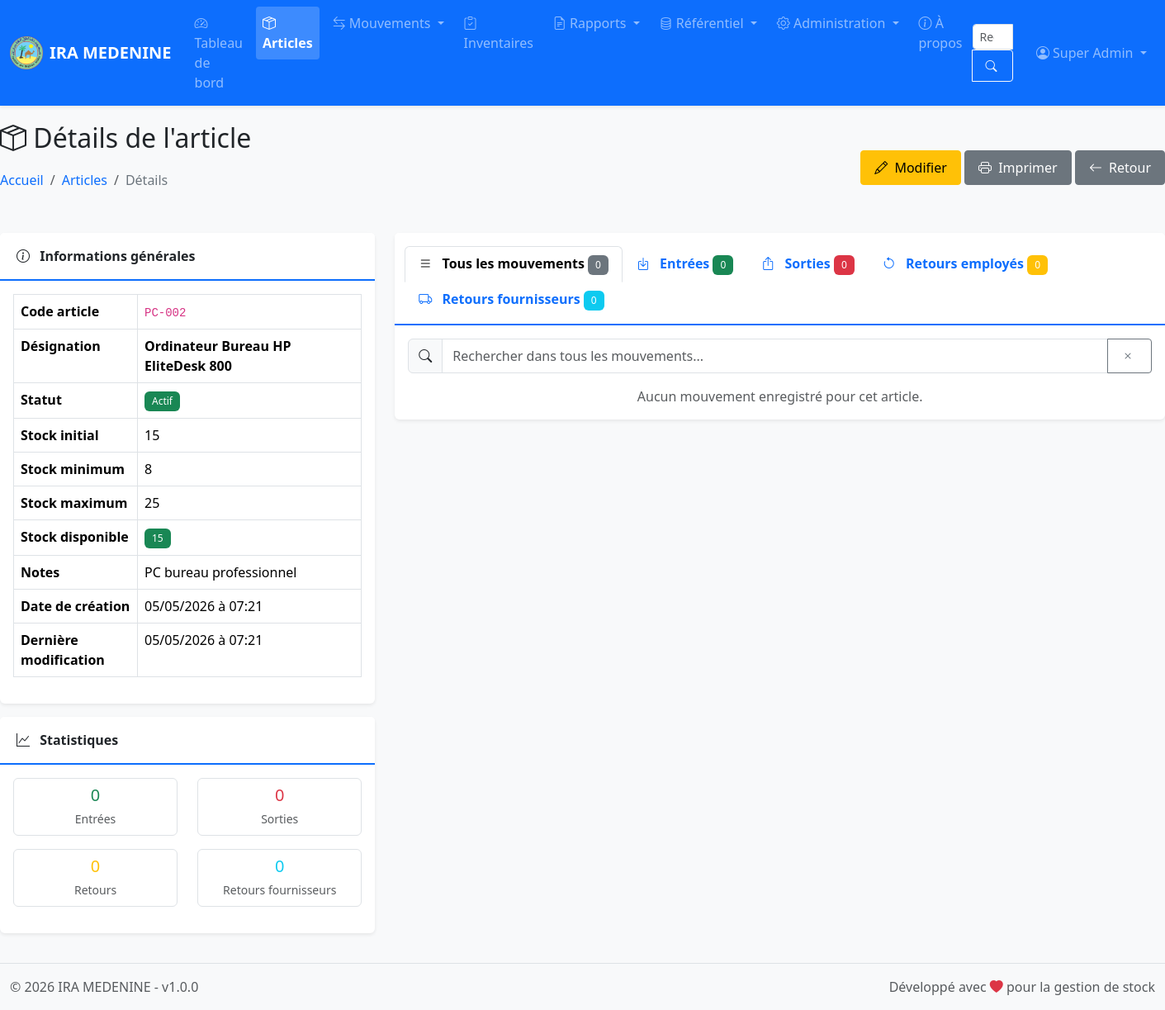
Screenshot of /pages/articles/view.php?id=17 (signed in) with the database file from the repository.
### tables this page shows
CREATE TABLE IF NOT EXISTS `parametres` (
  `id` int NOT NULL AUTO_INCREMENT,
  `nom_etablissement` varchar(255) NOT NULL,
  `logo` varchar(255) DEFAULT NULL,
  `adresse` text,
  `tel_fixe` varchar(20) DEFAULT NULL,
  `tel_mobile` varchar(20) DEFAULT NULL,
  `fax` varchar(20) DEFAULT NULL,
  `email` varchar(100) DEFAULT NULL,
  `site_web` varchar(50) NOT NULL,
  `created_at` timestamp NOT NULL DEFAULT CURRENT_TIMESTAMP,
  `updated_at` timestamp NOT NULL DEFAULT CURRENT_TIMESTAMP ON UPDATE CURRENT_TIMESTAMP,
  PRIMARY KEY (`id`)
);

CREATE TABLE IF NOT EXISTS `articles` (
  `id` int NOT NULL AUTO_INCREMENT,
  `code_article` varchar(100) NOT NULL,
  `designation` varchar(255) NOT NULL,
  `actif` tinyint(1) NOT NULL DEFAULT '1',
  `qte_entree` int DEFAULT '0',
  `qte_sortie` int DEFAULT '0',
  `qte_retour` int DEFAULT '0',
  `qte_retour_frs` int DEFAULT '0',
  `qte_disponible` int DEFAULT '0',
  `stock_initial` int DEFAULT '0',
  `stock_min` int DEFAULT '0',
  `stock_max` int DEFAULT '0',
  `notes` text,
  `created_at` timestamp NOT NULL DEFAULT CURRENT_TIMESTAMP,
  `updated_at` timestamp NOT NULL DEFAULT CURRENT_TIMESTAMP ON UPDATE CURRENT_TIMESTAMP,
  PRIMARY KEY (`id`),
  UNIQUE KEY `code_article` (`code_article`),
  KEY `idx_designation` (`designation`),
  KEY `idx_actif` (`actif`),
  KEY `idx_qte_disponible` (`qte_disponible`),
  KEY `idx_code_designation` (`code_article`,`designation`)
);

### pages/articles/view.php (the view, shortened to what the rows shown need)
<?php
require_once __DIR__ . '/../../includes/header.php';
$db = Database::getInstance();
$id = $_GET['id'] ?? 0;
$db->prepare("SELECT * FROM articles WHERE id = :id");
$db->bind(':id', $id);
$article = $db->fetch();
?>
<?php require_once __DIR__ . '/../../includes/navbar.php'; ?>
<div class="container-fluid main-container">
    <div class="row mb-4">
        <div class="col-12">
            <div class="d-flex justify-content-between align-items-center">
                <div>
                    <h2><i class="bi bi-box-seam"></i> Détails de l'article</h2>
                </div>
            </div>
        </div>
    </div>
    <div class="row">
        <div class="col-md-4">
            <div class="card mb-3">
                <div class="card-body">
                    <table class="table table-bordered">
                        <tr>
                            <th width="150">Code article</th>
                            <td><code><?php echo htmlspecialchars($article['code_article']); ?></code></td>
                        </tr>
                        <tr>
                            <th>Désignation</th>
                            <td><strong><?php echo htmlspecialchars($article['designation']); ?></strong></td>
                        </tr>
                        <tr>
                            <th>Statut</th>
                        </tr>
                        <tr>
                            <th>Stock initial</th>
                            <td><?php echo $article['stock_initial']; ?></td>
                        </tr>
                        <tr>
                            <th>Stock minimum</th>
                            <td><?php echo $article['stock_min']; ?></td>
                        </tr>
                        <tr>
                            <th>Stock maximum</th>
                            <td><?php echo $article['stock_max']; ?></td>
                        </tr>
                        <tr>
                            <th>Stock disponible</th>
                            <td>
                                <span class="badge bg-<?php echo $article['qte_disponible'] > $article['stock_min'] ? 'success' : ($article['qte_disponible'] == 0 ? 'danger' : 'warning'); ?>">
                                    <?php echo $article['qte_disponible']; ?>
                                </span>
                            </td>
                        </tr>
                        <tr>
                            <th>Notes</th>
                            <td><?php echo nl2br(htmlspecialchars($article['notes'] ?? '-')); ?></td>
                        </tr>
                        <tr>
                            <th>Date de création</th>
                            <td><?php echo date('d/m/Y à H:i', strtotime($article['created_at'])); ?></td>
                        </tr>
                        <tr>
                            <th>Dernière modification</th>
                            <td><?php echo date('d/m/Y à H:i', strtotime($article['updated_at'])); ?></td>
                        </tr>
                    </table>
                </div>
            </div>
            <div class="card mb-3">
                <div class="card-body">
                    <div class="row text-center">
                        <div class="col-6 mb-3">
                            <div class="border rounded p-2">
                                <h5 class="text-success mb-1"><?php echo $article['qte_entree']; ?></h5>
                                <small class="text-muted">Entrées</small>
                            </div>
                        </div>
                        <div class="col-6 mb-3">
                            <div class="border rounded p-2">
                                <h5 class="text-danger mb-1"><?php echo $article['qte_sortie']; ?></h5>
                                <small class="text-muted">Sorties</small>
                            </div>
                        </div>
                        <div class="col-6 mb-3">
                            <div class="border rounded p-2">
                                <h5 class="text-warning mb-1"><?php echo $article['qte_retour']; ?></h5>
                                <small class="text-muted">Retours</small>
                            </div>
                        </div>
                        <div class="col-6 mb-3">
                            <div class="border rounded p-2">
                                <h5 class="text-info mb-1"><?php echo $article['qte_retour_frs']; ?></h5>
                                <small class="text-muted">Retours fournisseurs</small>
                            </div>
                        </div>
                    </div>
                </div>
            </div>
        </div>
    </div>
</div>
<?php require_once __DIR__ . '/../../includes/footer.php'; ?>

### includes/navbar.php (shortened to what the rows shown need)
<nav class="navbar navbar-expand-lg navbar-dark bg-primary sticky-top">
    <div class="container-fluid">
        <a class="navbar-brand d-flex align-items-center" href="<?php echo BASE_URL; ?>/index.php">
            <?php if (!empty($parametres['logo'])): ?>
                <img src="<?php echo BASE_URL; ?>/uploads/logo/<?php echo htmlspecialchars($parametres['logo']); ?>" alt="Logo" height="40" class="me-2" style="object-fit:contain;">
            <?php endif; ?>
            <span class="fw-bold"><?php echo htmlspecialchars($parametres['nom_etablissement'] ?? APP_NAME); ?></span>
        </a>
    </div>
</nav>

### includes/footer.php (shortened to what the rows shown need)
    <footer class="footer mt-auto py-3 bg-light border-top">
        <div class="container-fluid">
            <div class="row">
                <div class="col-md-6 text-muted">
                    &copy; <?php echo date('Y'); ?> <?php echo $parametres['nom_etablissement'] ?? APP_NAME; ?> - v<?php echo APP_VERSION; ?>
                </div>
                <div class="col-md-6 text-end text-muted">
                    Développé avec <i class="bi bi-heart-fill text-danger"></i> pour la gestion de stock
                </div>
            </div>
        </div>
    </footer>
</body>
</html>

### rows the page displays
parametres: logo (picture), nom_etablissement "IRA MEDENINE"
articles: code_article "PC-002", designation "Ordinateur Bureau HP EliteDesk 800", stock_initial "15", stock_min "8", stock_max "25", qte_disponible "15", notes "PC bureau professionnel", created_at "05/05/2026 à 07:21", updated_at "05/05/2026 à 07:21", qte_entree "0", qte_sortie "0", qte_retour "0", qte_retour_frs "0"

### other values shown
$current_user['prenom'] "Super"
$current_user['nom'] "Admin"
$count_total "0"
$count_entrees "0"
$count_sorties "0"
$count_retours_employes "0"
$count_retours_fournisseurs "0"
APP_VERSION "1.0.0"
